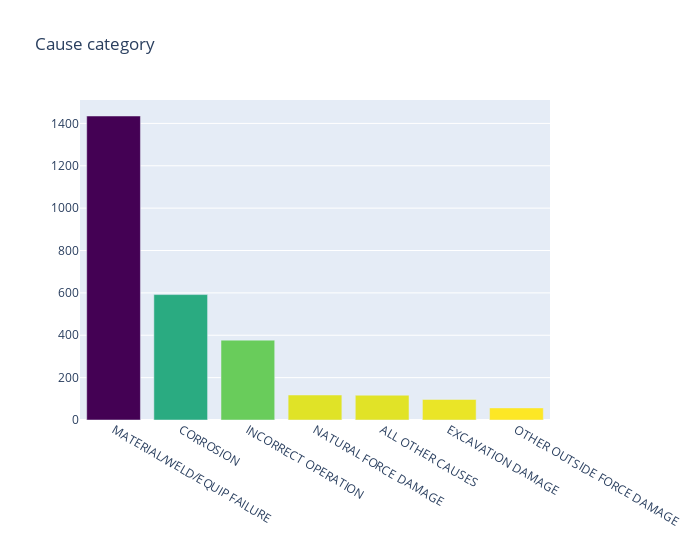

The notebook cell this image was saved under:
### Code cell
main_causes = oil['Cause Category'].value_counts()
main_causes = go.Bar(
   y = main_causes.values, 
   x = main_causes.index.values, 
   name = 'Causes Category Count', 
     marker=dict(
        color=main_causes.values,
        colorscale = 'Viridis',
        reversescale = True
        )

)

data = [main_causes]

layout = go.Layout (
title = 'Cause category', 
width = 700, 
margin=go.Margin(b=140, r=150)
)

fig = go.Figure(data=data, layout=layout)
py.iplot(fig, filename='basic-bar')

#most failure resulted from material/weld/equipment failure, while all other reasons together only 1358. So need
#to pay particular attention to Material/Weld/Equipment failure.

### Figure 1 — Plotly figure (JSON) as saved in the notebook; plotly's stock layout.template omitted (floating-point values rounded to 4 significant figures)
{"data": [{"marker": {"color": [1435, 592, 377, 118, 117, 97, 57], "colorscale": [[0, "#440154"], [0.1111, "#482878"], [0.2222, "#3e4989"], [0.3333, "#31688e"], [0.4444, "#26828e"], [0.5556, "#1f9e89"], [0.6667, "#35b779"], [0.7778, "#6ece58"], [0.8889, "#b5de2b"], [1, "#fde725"]], "reversescale": true}, "name": "Causes Category Count", "type": "bar", "x": ["MATERIAL/WELD/EQUIP FAILURE", "CORROSION", "INCORRECT OPERATION", "NATURAL FORCE DAMAGE", "ALL OTHER CAUSES", "EXCAVATION DAMAGE", "OTHER OUTSIDE FORCE DAMAGE"], "y": [1435, 592, 377, 118, 117, 97, 57]}], "layout": {"margin": {"b": 140, "r": 150}, "title": {"text": "Cause category"}, "width": 700}}
